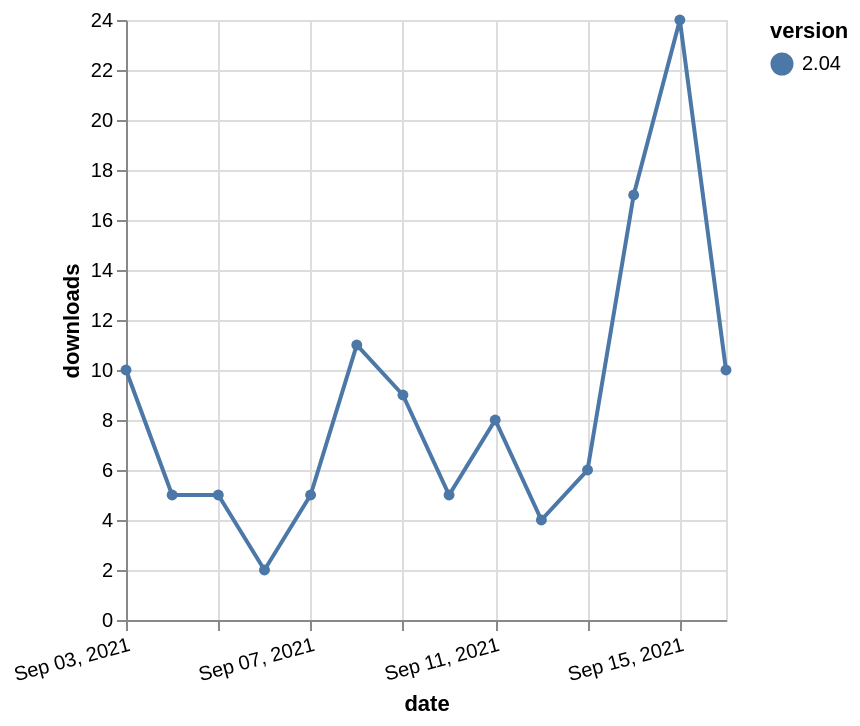

Write a Vega-Lite specification for this figure.
### Vega-Lite specification from a JSON file in a GitHub repository (floating-point values rounded to 4 significant figures)
{"$schema": "https://vega.github.io/schema/vega-lite/v5.json", "description": "A simple bar chart with embedded data.", "data": {"values": [{"date": "2021-09-03", "total": 2847, "delta": 10, "version": "2.04"}, {"date": "2021-09-04", "total": 2852, "delta": 5, "version": "2.04"}, {"date": "2021-09-05", "total": 2857, "delta": 5, "version": "2.04"}, {"date": "2021-09-06", "total": 2859, "delta": 2, "version": "2.04"}, {"date": "2021-09-07", "total": 2864, "delta": 5, "version": "2.04"}, {"date": "2021-09-08", "total": 2875, "delta": 11, "version": "2.04"}, {"date": "2021-09-09", "total": 2884, "delta": 9, "version": "2.04"}, {"date": "2021-09-10", "total": 2889, "delta": 5, "version": "2.04"}, {"date": "2021-09-11", "total": 2897, "delta": 8, "version": "2.04"}, {"date": "2021-09-12", "total": 2901, "delta": 4, "version": "2.04"}, {"date": "2021-09-13", "total": 2907, "delta": 6, "version": "2.04"}, {"date": "2021-09-14", "total": 2924, "delta": 17, "version": "2.04"}, {"date": "2021-09-15", "total": 2948, "delta": 24, "version": "2.04"}, {"date": "2021-09-16", "total": 2958, "delta": 10, "version": "2.04"}]}, "width": "container", "mark": {"type": "line", "point": {"filled": true}}, "encoding": {"x": {"field": "date", "type": "temporal", "timeUnit": "yearmonthdate", "title": "date", "axis": {"labelAngle": -15}}, "y": {"field": "delta", "type": "quantitative", "title": "downloads"}, "color": {"field": "version", "type": "nominal"}, "tooltip": {"field": "delta"}}}
